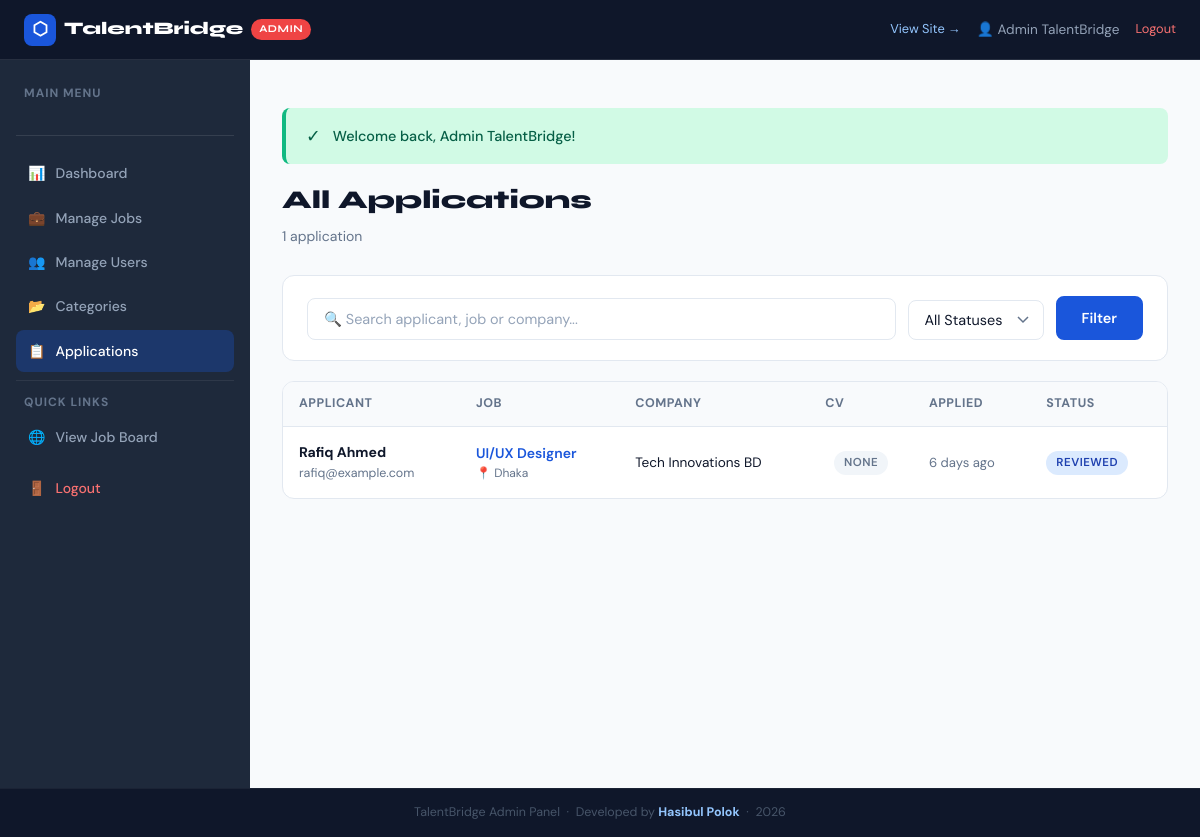
Page /admin/applications.php (signed in) on the committed database.
### tables this page shows
CREATE TABLE applications (
    id            INT AUTO_INCREMENT PRIMARY KEY,
    job_id        INT  NOT NULL,
    user_id       INT  NOT NULL,
    cover_letter  TEXT,
    cv_file       VARCHAR(255),
    status        ENUM('pending','reviewed','shortlisted','interviewed','hired','rejected') DEFAULT 'pending',
    employer_note TEXT,
    applied_at    TIMESTAMP DEFAULT CURRENT_TIMESTAMP,
    updated_at    TIMESTAMP DEFAULT CURRENT_TIMESTAMP ON UPDATE CURRENT_TIMESTAMP,
    FOREIGN KEY (job_id)  REFERENCES jobs(id)  ON DELETE CASCADE,
    FOREIGN KEY (user_id) REFERENCES users(id) ON DELETE CASCADE,
    UNIQUE KEY unique_application (job_id, user_id)
);

CREATE TABLE users (
    id         INT AUTO_INCREMENT PRIMARY KEY,
    name       VARCHAR(150) NOT NULL,
    email      VARCHAR(150) NOT NULL UNIQUE,
    password   VARCHAR(255) NOT NULL,
    role       ENUM('jobseeker','employer','admin') NOT NULL DEFAULT 'jobseeker',
    status     ENUM('active','inactive','banned')   NOT NULL DEFAULT 'active',
    created_at TIMESTAMP DEFAULT CURRENT_TIMESTAMP,
    updated_at TIMESTAMP DEFAULT CURRENT_TIMESTAMP ON UPDATE CURRENT_TIMESTAMP
);

CREATE TABLE jobs (
    id               INT AUTO_INCREMENT PRIMARY KEY,
    employer_id      INT          NOT NULL,
    company_id       INT          NOT NULL,
    category_id      INT          NOT NULL,
    title            VARCHAR(200) NOT NULL,
    slug             VARCHAR(250) NOT NULL UNIQUE,
    description      LONGTEXT     NOT NULL,
    requirements     TEXT,
    responsibilities TEXT,
    type             ENUM('full-time','part-time','remote','contract','internship','freelance') DEFAULT 'full-time',
    location         VARCHAR(200),
    city             VARCHAR(100),
    salary_min       DECIMAL(10,2),
    salary_max       DECIMAL(10,2),
    salary_type      ENUM('monthly','yearly','hourly','negotiable') DEFAULT 'monthly',
    experience_level ENUM('entry','mid','senior','lead','executive') DEFAULT 'entry',
    education_level  VARCHAR(100),
    skills_required  TEXT,
    deadline         DATE,
    status           ENUM('pending','approved','rejected','closed','draft') DEFAULT 'pending',
    is_featured      TINYINT(1)   DEFAULT 0,
    views            INT          DEFAULT 0,
    created_at       TIMESTAMP    DEFAULT CURRENT_TIMESTAMP,
    updated_at       TIMESTAMP    DEFAULT CURRENT_TIMESTAMP ON UPDATE CURRENT_TIMESTAMP,
    FOREIGN KEY (employer_id)  REFERENCES users(id)      ON DELETE CASCADE,
    FOREIGN KEY (company_id)   REFERENCES companies(id)  ON DELETE CASCADE,
    FOREIGN KEY (category_id)  REFERENCES categories(id) ON DELETE CASCADE
);

CREATE TABLE companies (
    id           INT AUTO_INCREMENT PRIMARY KEY,
    user_id      INT          NOT NULL,
    name         VARCHAR(200) NOT NULL,
    logo         VARCHAR(255),
    website      VARCHAR(255),
    email        VARCHAR(150),
    phone        VARCHAR(20),
    industry     VARCHAR(100),
    size         ENUM('1-10','11-50','51-200','201-500','500+') DEFAULT '1-10',
    founded_year YEAR,
    address      TEXT,
    city         VARCHAR(100),
    country      VARCHAR(100) DEFAULT 'Bangladesh',
    description  TEXT,
    status       ENUM('active','inactive') DEFAULT 'active',
    created_at   TIMESTAMP DEFAULT CURRENT_TIMESTAMP,
    updated_at   TIMESTAMP DEFAULT CURRENT_TIMESTAMP ON UPDATE CURRENT_TIMESTAMP,
    FOREIGN KEY (user_id) REFERENCES users(id) ON DELETE CASCADE
);

### admin/applications.php (the view, shortened to what this page needs)
<?php
require_once '../includes/functions.php';
$pdo = getDB();
$searchFilter = trim($_GET['q'] ?? '');
$page         = max(1, intval($_GET['page'] ?? 1));
$perPage      = 20;
$where  = ["1=1"];
$params = [];
$whereClause = implode(' AND ', $where);
$countStmt = $pdo->prepare("
    SELECT COUNT(*) FROM applications a
    JOIN jobs j ON a.job_id = j.id
    JOIN users u ON a.user_id = u.id
    JOIN companies c ON j.company_id = c.id
    WHERE $whereClause
");
$countStmt->execute($params);
$total      = $countStmt->fetchColumn();
$offset     = ($page - 1) * $perPage;
$stmt = $pdo->prepare("
    SELECT a.*, j.title AS job_title, j.type AS job_type, j.city AS job_city,
           u.name AS applicant_name, u.email AS applicant_email,
           c.name AS company_name
    FROM applications a
    JOIN jobs j ON a.job_id = j.id
    JOIN users u ON a.user_id = u.id
    JOIN companies c ON j.company_id = c.id
    WHERE $whereClause
    ORDER BY a.applied_at DESC
    LIMIT $perPage OFFSET $offset
");
$stmt->execute($params);
$applications = $stmt->fetchAll();
?>
<?php require_once '../admin/header.php'; ?>
<div class="dash-header">
    <h1 class="dash-title">All Applications</h1>
    <p class="dash-subtitle"><?= number_format($total) ?> application<?= $total != 1 ? 's' : '' ?></p>
</div>
<div class="filter-bar" style="margin-bottom:20px;">
    <form method="GET" style="display:flex;gap:12px;flex-wrap:wrap;align-items:flex-end;">
        <div class="form-group" style="margin:0;flex:1;min-width:200px;">
            <input type="text" name="q" class="form-control" placeholder="🔍 Search applicant, job or company..." value="<?= e($searchFilter) ?>">
        </div>
        <div class="form-group" style="margin:0;">
            <select name="status" class="form-control form-select">
                <option value="">All Statuses</option>
            </select>
        </div>
        <button type="submit" class="btn btn-primary">Filter</button>
    </form>
</div>
<div class="table-wrap">
    <?php if ($applications): ?>
    <table>
        <thead>
            <tr>
                <th>Applicant</th>
                <th>Job</th>
                <th>Company</th>
                <th>CV</th>
                <th>Applied</th>
                <th>Status</th>
            </tr>
        </thead>
        <tbody>
            <?php foreach ($applications as $app): ?>
            <tr>
                <td>
                    <strong><?= e($app['applicant_name']) ?></strong>
                    <div style="font-size:0.78rem;color:var(--mid);"><?= e($app['applicant_email']) ?></div>
                </td>
                <td>
                    <a href="<?= BASE_URL ?>/job.php?id=<?= $app['job_id'] ?>" target="_blank" style="font-weight:600;color:var(--primary);"><?= e($app['job_title']) ?></a>
                    <div style="font-size:0.75rem;color:var(--mid);">📍 <?= e($app['job_city']) ?></div>
                </td>
                <td style="font-size:0.85rem;"><?= e($app['company_name']) ?></td>
                <td style="text-align:center;">
                    <?php if ($app['cv_file']): ?>
                        <span class="badge badge-success">📄 Yes</span>
                    <?php else: ?>
                        <span class="badge badge-secondary">None</span>
                    <?php endif; ?>
                </td>
                <td style="font-size:0.82rem;color:var(--mid);"><?= timeAgo($app['applied_at']) ?></td>
                <td><?= statusBadge($app['status']) ?></td>
            </tr>
            <?php endforeach; ?>
        </tbody>
    </table>
    <?php endif; ?>
</div>
<?php require_once '../admin/footer.php'; ?>

### includes/functions.php (shortened to what this page needs)
<?php
function e($string) {
    return htmlspecialchars($string ?? '', ENT_QUOTES, 'UTF-8');
}
function getFlash() {
    if (isset($_SESSION['flash'])) {
        $flash = $_SESSION['flash'];
        return $flash;
    }
    return null;
}
function displayFlash() {
    $flash = getFlash();
    if ($flash) {
        $type = $flash['type'];
        $msg = e($flash['message']);
        $icons = ['success' => '✓', 'error' => '✕', 'warning' => '⚠', 'info' => 'ℹ'];
        $icon = $icons[$type] ?? 'ℹ';
        echo "<div class='flash flash-{$type}'><span class='flash-icon'>{$icon}</span>{$msg}</div>";
    }
}
function timeAgo($datetime) {
    $time = time() - strtotime($datetime);
    if ($time < 604800) return floor($time/86400) . ' days ago';
    return formatDate($datetime);
}
function statusBadge($status) {
    $colors = [
        'pending'     => 'badge-warning',
        'approved'    => 'badge-success',
        'rejected'    => 'badge-danger',
        'active'      => 'badge-success',
        'closed'      => 'badge-secondary',
        'draft'       => 'badge-secondary',
        'reviewed'    => 'badge-info',
        'shortlisted' => 'badge-primary',
        'interviewed' => 'badge-info',
        'hired'       => 'badge-success',
    ];
    $class = $colors[$status] ?? 'badge-secondary';
    return '<span class="badge ' . $class . '">' . ucfirst($status) . '</span>';
}
?>

### assets/css/style.css (style rules this page uses)
:root { --primary: #1a56db; --primary-dark: #1344b4; --primary-light: #e8f0fe; --secondary: #f59e0b; --secondary-light: #fef3c7; --dark: #0f172a; --dark-2: #1e293b; --dark-3: #334155; --mid: #64748b; --light: #94a3b8; --border: #e2e8f0; --bg: #f8fafc; --white: #ffffff; --success: #10b981; --danger: #ef4444; --warning: #f59e0b; --info: #3b82f6; --font-display: 'Syne', sans-serif; --font-body: 'DM Sans', sans-serif; --radius: 12px; --radius-sm: 8px; --radius-lg: 20px; --shadow: 0 4px 20px rgba(0,0,0,0.08); --shadow-lg: 0 10px 40px rgba(0,0,0,0.12); --transition: all 0.25s cubic-bezier(0.4,0,0.2,1); }
*, *::before, *::after { box-sizing: border-box; margin: 0; padding: 0; }
html { scroll-behavior: smooth; font-size: 16px; }
body { font-family: var(--font-body); background: var(--bg); color: var(--dark); line-height: 1.6; overflow-x: hidden; }
a { color: var(--primary); text-decoration: none; transition: var(--transition); }
button { cursor: pointer; font-family: var(--font-body); }
input, textarea, select { font-family: var(--font-body); }
.btn { display: inline-flex; align-items: center; gap: 8px; padding: 11px 24px; border-radius: var(--radius-sm); font-weight: 600; font-size: 0.9rem; border: 2px solid transparent; transition: var(--transition); cursor: pointer; text-decoration: none; white-space: nowrap; font-family: var(--font-body); }
.btn-primary { background: var(--primary); color: white; border-color: var(--primary); }
.flash { display: flex; align-items: center; gap: 12px; padding: 14px 20px; margin: 16px auto; max-width: 1220px; border-radius: var(--radius-sm); font-weight: 500; font-size: 0.9rem; animation: slideDown 0.3s ease; }
.flash-success { background: #d1fae5; color: #065f46; border-left: 4px solid var(--success); }
.flash-icon { font-size: 1.1rem; flex-shrink: 0; }
.badge { display: inline-flex; align-items: center; padding: 3px 10px; border-radius: 50px; font-size: 0.72rem; font-weight: 600; text-transform: uppercase; letter-spacing: 0.5px; }
.badge-info { background: #dbeafe; color: #1e40af; }
.badge-secondary { background: #f1f5f9; color: var(--mid); }
.form-group { margin-bottom: 20px; }
.form-control { width: 100%; padding: 11px 16px; border: 1.5px solid var(--border); border-radius: var(--radius-sm); font-size: 0.9rem; color: var(--dark); background: white; transition: var(--transition); outline: none; font-family: var(--font-body); }
.form-control::placeholder { color: var(--light); }
.form-select { appearance: none; background-repeat: no-repeat; background-position: right 14px center; padding-right: 40px; }
.dash-header { margin-bottom: 28px; }
.dash-title { font-family: var(--font-display); font-size: 1.6rem; font-weight: 800; color: var(--dark); }
.dash-subtitle { color: var(--mid); font-size: 0.875rem; margin-top: 4px; }
.table-wrap { background: white; border: 1px solid var(--border); border-radius: var(--radius); overflow: hidden; }
table { width: 100%; border-collapse: collapse; }
th { background: var(--bg); padding: 12px 16px; text-align: left; font-size: 0.78rem; font-weight: 700; color: var(--mid); text-transform: uppercase; letter-spacing: 0.5px; border-bottom: 1px solid var(--border); white-space: nowrap; }
td { padding: 14px 16px; font-size: 0.875rem; color: var(--dark); border-bottom: 1px solid var(--border); vertical-align: middle; }
tr:last-child td { border-bottom: none; }
.filter-bar { background: white; border: 1px solid var(--border); border-radius: var(--radius); padding: 20px 24px; margin-bottom: 24px; }

### admin/header.php (style rules this page uses)
body { padding-top: 0; }

### rows in the picture
applications: user.name "Rafiq Ahmed", user.email "rafiq@example.com", job.title "UI/UX Designer", job.city "Dhaka", companies.name "Tech Innovations BD", shows "NONE", applied_at "6 days ago", status "REVIEWED"

### other values in the picture
$currentUser['name'] "Admin TalentBridge"
$icon "✓"
$msg "Welcome back, Admin TalentBridge!"
$total "1"
